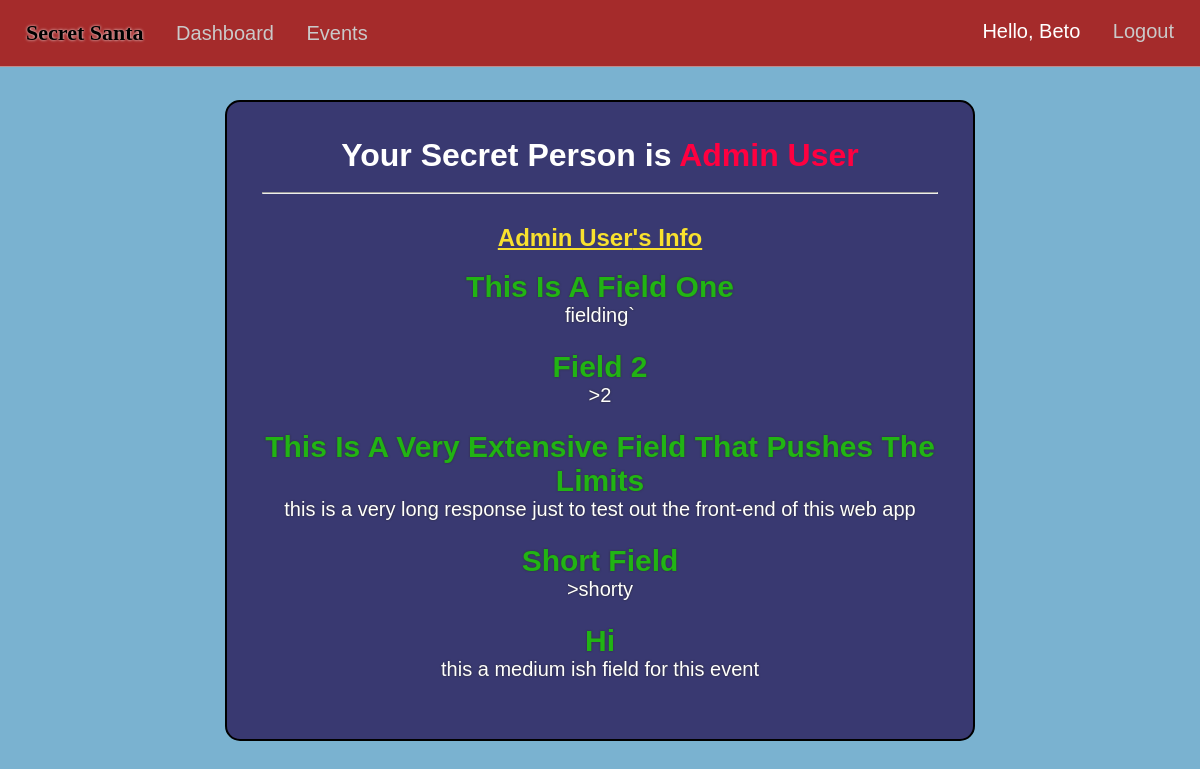
Page /request-person-info/eventID=2/person=4 (signed in) on the committed database.
### market/models.py (models this page shows, shortened)
class User(db.Model, UserMixin):
    id = db.Column(db.Integer(), primary_key=True)
    username = db.Column(db.String(length=30), nullable=False, unique=True)
    first_name = db.Column(db.String(length=50), nullable=False)
    last_name = db.Column(db.String(length=50), nullable=False)
    email_address = db.Column(db.String(length=50), nullable=False, unique=True)
    password_hash = db.Column(db.String(length=60), nullable=False)
    events = db.relationship('Event', backref='coordinator', lazy=True)
    events_attending = db.relationship('EventMembers', backref='attendees', lazy=True)
    @property
    def password(self):
        return self.password_hash

class EventFields(db.Model):
    id = db.Column(db.Integer(), primary_key=True)
    event_id = db.Column(db.Integer(), db.ForeignKey('event.event_id'), nullable=False)
    field_1 = db.Column(db.String(length=150), nullable=False)
    field_2 = db.Column(db.String(length=150))
    field_3 = db.Column(db.String(length=150))
    field_4 = db.Column(db.String(length=150))
    field_5 = db.Column(db.String(length=150))
    field_6 = db.Column(db.String(length=150))
    field_7 = db.Column(db.String(length=150))
    field_8 = db.Column(db.String(length=150))
    field_9 = db.Column(db.String(length=150))
    field_10 = db.Column(db.String(length=150))

class UserEventFields(db.Model):
    id = db.Column(db.Integer(), primary_key=True)
    field_id = db.Column(db.Integer(), db.ForeignKey('event_fields.id'), nullable=False)
    event_id = db.Column(db.Integer(), db.ForeignKey('event.event_id'), nullable=False)
    user_id = db.Column(db.Integer(), db.ForeignKey('user.id'), nullable=False)
    field_1 = db.Column(db.String(length=150))
    field_2 = db.Column(db.String(length=150))
    field_3 = db.Column(db.String(length=150))
    field_4 = db.Column(db.String(length=150))
    field_5 = db.Column(db.String(length=150))
    field_6 = db.Column(db.String(length=150))
    field_7 = db.Column(db.String(length=150))
    field_8 = db.Column(db.String(length=150))
    field_9 = db.Column(db.String(length=150))
    field_10 = db.Column(db.String(length=150))
    field_titles=db.relationship('EventFields', backref='user_info_fields', lazy=True)

### market/routes.py (the view)
@app.route("/request-person-info/eventID=<int:event_id>/person=<int:person_id>", methods=['GET','POST'])
@login_required
def secret_info(event_id,person_id):
    if not GiverReceivers.query.filter_by(event_id=event_id, giver_id=current_user.id, receiver_id=person_id).first():
        flash ('You don\'t have access to view this user\'s information!.', category='danger')
        return redirect(url_for('event_info', event_id=event_id))
    person_fields=UserEventFields.query.filter_by(event_id=event_id,user_id=person_id).first()
    selected_person=User.query.filter_by(id=person_id).first()
    return render_template('secretinfo.html', person_fields=person_fields, selected_person=selected_person)

### market/models.py (called while the page is built)
@login_manager.user_loader
def load_user(user_id):
    return User.query.get(int(user_id))

### market/templates/secretinfo.html (shortened to what this page needs)
{% extends 'base.html'%}
{% block style %}
<link rel= "stylesheet" type= "text/css" href= "{{ url_for('static',filename='styles/secretinfo.css') }}">
{% endblock %}
{% block content %}
<center>
<div class="event">
<center><h1>Your Secret Person is <span style="color: rgb(255, 0, 64);">{{selected_person.first_name|title+" "+selected_person.last_name|title}}</span></h1></center><br>
<hr>
    <center>
    <div class="content-container">
        <h2><span style="color: rgb(248, 225, 46); text-decoration: underline;">{{selected_person.first_name|title+" "+selected_person.last_name|title}}'s Info</span></h2>
        <br>
        <div class="answer-container">
            {% if person_fields.field_titles.field_1%}
                <h2>{{person_fields.field_titles.field_1|title}}</h2>{{person_fields.field_1}}
                <br><br>
            {% endif %}
            {% if person_fields.field_titles.field_2%}
                <h2>{{person_fields.field_titles.field_2|title}}</h2>>{{person_fields.field_2}}
            <br><br>
            {% endif %}
            {% if person_fields.field_titles.field_3%}
                <h2>{{person_fields.field_titles.field_3|title}}</h2>{{person_fields.field_3}}
            <br><br>
            {% endif %}
            {% if person_fields.field_titles.field_4%}
                <h2>{{person_fields.field_titles.field_4|title}}</h2></h1>>{{person_fields.field_4}}
            <br><br>
            {% endif %}
            {% if person_fields.field_titles.field_5%}
                <h2>{{person_fields.field_titles.field_5|title}}</h2>{{person_fields.field_5}}
            <br><br>
            {% endif %}
        </div>
    </div>
</center>
</div>
</center>
{% endblock %}

### market/templates/base.html (shortened to what this page needs)
<!DOCTYPE html>
<html lang="en">
<head>
  <link rel= "stylesheet" type= "text/css" href= "{{ url_for('static',filename='styles/main.css') }}">
  {% block style %}
  {% endblock %}
</head>
<body>
  <nav>
    <ul class="top-left-nav">
      <a href="{{ url_for('home_page') }}" ><li class="li-title">
        Secret Santa
      </li></a>
    {% if current_user.is_authenticated %}
      <li>
        <a href="{{ url_for('dashboard_page') }}" class="nav-item">Dashboard</a>
      </li>
      <li>
        <a href="{{ url_for('events_page') }}" class="nav-item">Events</a>
      </li>
    {% endif %}
    </ul>
    {% if current_user.is_authenticated %}
    <ul class="top-right-nav">
      <li>
        <p class="nav-name">Hello, {{ current_user.first_name.title() }} </p>
      </li>
      <li>
        <a class="nav-item" href="{{ url_for('logout_page') }}">Logout</a>
      </li>
    </ul>
    {% endif %}
  </nav>
  {% block content %}
  {% endblock %}
</body>
</html>

### market/static/styles/main.css (style rules this page uses)
* { margin: 0px; box-sizing: border-box; }
body { margin-top: 66px; font-family: Arial, Helvetica, sans-serif; background-color: rgb(122, 178, 208); color: white; padding: 0px 10px; padding-bottom: 80px; }
nav { display: flex; justify-content: space-between; background-color: rgb(165, 43, 43); padding: 20px 20px; position: fixed; right: 0px; left: 0px; top:0px; z-index: 1000; color: black; font-family:'Gill Sans', 'Gill Sans MT', Calibri, 'Trebuchet MS', sans-serif; font-size: 20px; border-bottom: 1px solid rgba(209, 208, 208, 0.589); }
.li-title { font-weight: bolder; font-size: 22px; font-family: 'Grinched'; text-shadow: 0px 0px 3px white; }
.top-left-nav { list-style: none; padding: 0px; display: inline-block; }
.top-left-nav li,.top-right-nav li { display: inline-block; margin-right: 6px; margin-left: 6px; }
.top-right-nav { list-style: none; padding: 0px; display: inline-block; }
.nav-item { text-decoration: none; color: rgb(202, 201, 201); margin-left: 15px; }
.nav-name { text-decoration: none; color: rgb(255, 255, 255); }
a { text-decoration: none; color: Black; }

### market/static/styles/secretinfo.css (style rules this page uses)
* { font-family: 'Lucida Sans', 'Lucida Sans Regular', 'Lucida Grande', 'Lucida Sans Unicode', Geneva, Verdana, sans-serif; }
.event { background-color: rgb(57, 57, 113); min-height: 350px; max-width: 750px; margin-top: 100px; border-radius: 15px; text-align: left; padding:35px; margin-left: 10px; margin-right: 10px; border: 2px solid black; }
.content-container { margin-top: 30px; }
h2 { color: rgb(33, 180, 20); }
.answer-container { display: inline-block; font-size: 20px; color: rgb(255, 255, 255); text-shadow: 0px 0px 2px rgb(46, 44, 44); }

### rows in the picture
User: first_name "Beto"
User: first_name "Admin User"
EventFields: field_titles.field_1 "This Is A Field One", field_titles.field_2 "Field 2", field_titles.field_3 "This Is A Very Extensive Field That Pushes The Limits", field_titles.field_4 "Short Field", field_titles.field_5 "Hi"
UserEventFields: field_1 "fielding`", field_2 "2", field_3 "this is a very long response just to test out the front-end of this web app", field_4 "shorty", field_5 "this a medium ish field for this event"
